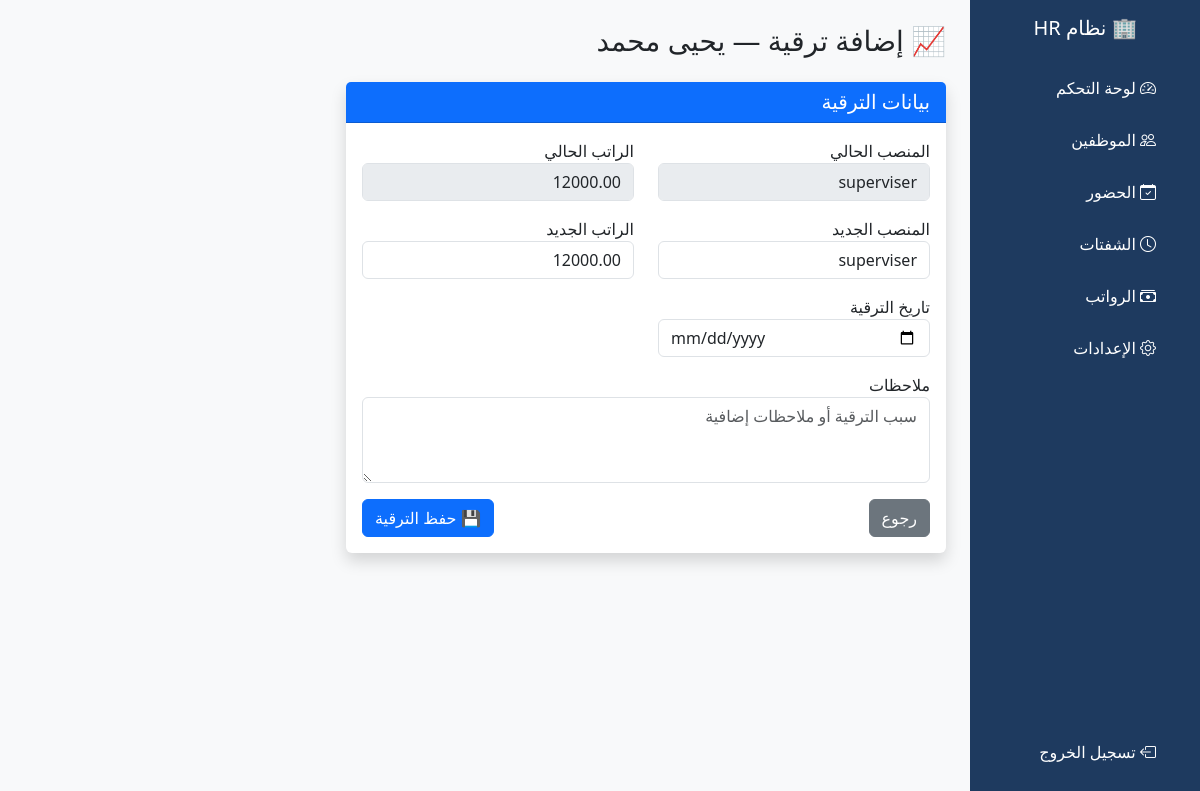
Screenshot of /employee/2/promotions/add/ (signed in) with the database file from the repository.
### employees/models.py (models this page shows, shortened)
class Employee(models.Model):
    name = models.CharField(max_length=100)
    email = models.EmailField(unique=True)
    phone = models.CharField(max_length=20)
    department = models.CharField(max_length=50)
    position = models.CharField(max_length=50)
    salary = models.DecimalField(max_digits=10, decimal_places=2)
    hire_date = models.DateField()
    is_active = models.BooleanField(default=True)
    shift = models.ForeignKey(Shift, on_delete=models.SET_NULL, null=True, blank=True)
    user = models.OneToOneField(User, on_delete=models.SET_NULL, null=True, blank=True)

### employees/views.py (the view, shortened to what this page needs)
# urls.py: path('employee/<int:pk>/promotions/add/', views.promotion_add, name='promotion_add'),
@login_required
def promotion_add(request, pk):
    employee = get_object_or_404(Employee, pk=pk)
    return render(request, 'employees/promotion_form.html', {'employee': employee})

### employees/templates/employees/promotion_form.html (shortened to what this page needs)
<!DOCTYPE html>
<html lang="ar" dir="rtl">
<head>
    <link href="https://cdn.jsdelivr.net/npm/bootstrap@5.3.0/dist/css/bootstrap.min.css" rel="stylesheet">
    <link href="https://cdn.jsdelivr.net/npm/bootstrap-icons@1.10.0/font/bootstrap-icons.css" rel="stylesheet">
</head>
<body class="bg-light">
<div class="d-flex">
    <div class="sidebar p-3" style="width: 230px;">
        <h5 class="text-white text-center mb-4">🏢 نظام HR</h5>
        <a href="{% url 'dashboard' %}"><i class="bi bi-speedometer2 me-2"></i> لوحة التحكم</a>
        <a href="{% url 'employee_list' %}"><i class="bi bi-people me-2"></i> الموظفين</a>
        <a href="{% url 'attendance_list' %}"><i class="bi bi-calendar-check me-2"></i> الحضور</a>
        <a href="{% url 'shift_list' %}"><i class="bi bi-clock me-2"></i> الشفتات</a>
        <a href="{% url 'payroll_list' %}"><i class="bi bi-cash-stack me-2"></i> الرواتب</a>
        <a href="{% url 'work_settings' %}"><i class="bi bi-gear me-2"></i> الإعدادات</a>
        <a href="{% url 'logout' %}" style="position: absolute; bottom: 20px;">
            <i class="bi bi-box-arrow-left me-2"></i> تسجيل الخروج
        </a>
    </div>
    <div class="flex-grow-1 p-4">
        <h3 class="mb-4">📈 إضافة ترقية — {{ employee.name }}</h3>
        <div class="card shadow border-0" style="max-width: 600px;">
            <div class="card-header bg-primary text-white">
                <h5 class="mb-0">بيانات الترقية</h5>
            </div>
            <div class="card-body">
                <form method="post">
                    <div class="row">
                        <div class="col-md-6 mb-3">
                            <label>المنصب الحالي</label>
                            <input type="text" class="form-control" value="{{ employee.position }}" disabled>
                        </div>
                        <div class="col-md-6 mb-3">
                            <label>الراتب الحالي</label>
                            <input type="text" class="form-control" value="{{ employee.salary }}" disabled>
                        </div>
                        <div class="col-md-6 mb-3">
                            <label>المنصب الجديد</label>
                            <input type="text" name="new_position" class="form-control"
                                   placeholder="المنصب الجديد" value="{{ employee.position }}" required>
                        </div>
                        <div class="col-md-6 mb-3">
                            <label>الراتب الجديد</label>
                            <input type="number" name="new_salary" class="form-control"
                                   placeholder="الراتب الجديد" value="{{ employee.salary }}" required>
                        </div>
                        <div class="col-md-6 mb-3">
                            <label>تاريخ الترقية</label>
                            <input type="date" name="date" class="form-control" required>
                        </div>
                        <div class="col-md-12 mb-3">
                            <label>ملاحظات</label>
                            <textarea name="notes" class="form-control" rows="3"
                                      placeholder="سبب الترقية أو ملاحظات إضافية"></textarea>
                        </div>
                    </div>
                    <div class="d-flex justify-content-between">
                        <a href="{% url 'promotion_list' employee.pk %}" class="btn btn-secondary">رجوع</a>
                        <button type="submit" class="btn btn-primary">💾 حفظ الترقية</button>
                    </div>
                </form>
            </div>
        </div>
    </div>
</div>
</body>
</html>

### employees/templates/employees/promotion_form.html (style rules this page uses)
.sidebar { min-height: 100vh; background: #1e3a5f; }
.sidebar a { color: #fff; text-decoration: none; display: block; padding: 12px 20px; border-radius: 8px; margin: 4px 0; }

### rows the page displays
Employee: name "يحيى محمد", position "superviser", salary "12000.00", new_position "superviser", new_salary "12000.00"
